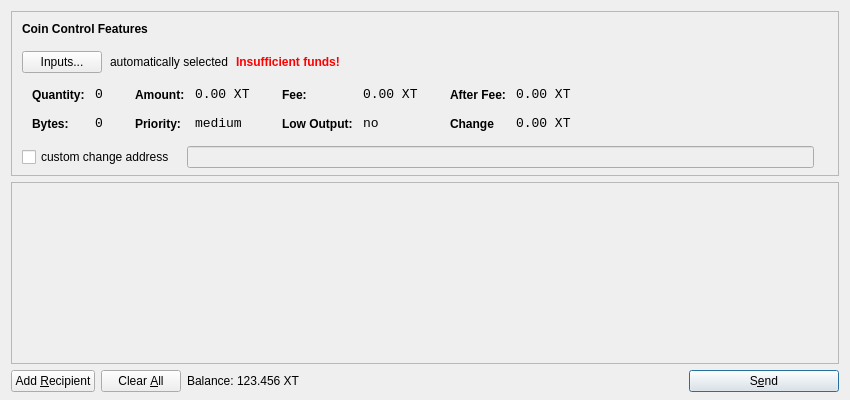
<?xml version="1.0" encoding="UTF-8"?>
<ui version="4.0">
 <class>SendCoinsDialog</class>
 <widget class="QDialog" name="SendCoinsDialog">
  <property name="geometry">
   <rect>
    <x>0</x>
    <y>0</y>
    <width>850</width>
    <height>400</height>
   </rect>
  </property>
  <property name="windowTitle">
   <string>Send Coins</string>
  </property>
  <layout class="QVBoxLayout" name="verticalLayout" stretch="0,1,0">
   <property name="bottomMargin">
    <number>8</number>
   </property>
   <item>
    <widget class="QFrame" name="frameCoinControl">
     <property name="sizePolicy">
      <sizepolicy hsizetype="Expanding" vsizetype="Expanding">
       <horstretch>0</horstretch>
       <verstretch>0</verstretch>
      </sizepolicy>
     </property>
     <property name="maximumSize">
      <size>
       <width>16777215</width>
       <height>16777215</height>
      </size>
     </property>
     <property name="frameShape">
      <enum>QFrame::StyledPanel</enum>
     </property>
     <property name="frameShadow">
      <enum>QFrame::Sunken</enum>
     </property>
     <layout class="QVBoxLayout" name="verticalLayoutCoinControl2">
      <property name="spacing">
       <number>-1</number>
      </property>
      <property name="leftMargin">
       <number>0</number>
      </property>
      <property name="topMargin">
       <number>0</number>
      </property>
      <property name="rightMargin">
       <number>0</number>
      </property>
      <property name="bottomMargin">
       <number>6</number>
      </property>
      <item>
       <layout class="QVBoxLayout" name="verticalLayoutCoinControl" stretch="0,0,0,0,1">
        <property name="spacing">
         <number>0</number>
        </property>
        <property name="leftMargin">
         <number>10</number>
        </property>
        <property name="topMargin">
         <number>10</number>
        </property>
        <item>
         <layout class="QHBoxLayout" name="horizontalLayoutCoinControl1">
          <property name="bottomMargin">
           <number>15</number>
          </property>
          <item>
           <widget class="QLabel" name="labelCoinControlFeatures">
            <property name="sizePolicy">
             <sizepolicy hsizetype="Preferred" vsizetype="Maximum">
              <horstretch>0</horstretch>
              <verstretch>0</verstretch>
             </sizepolicy>
            </property>
            <property name="font">
             <font>
              <weight>75</weight>
              <bold>true</bold>
             </font>
            </property>
            <property name="styleSheet">
             <string notr="true">font-weight:bold;</string>
            </property>
            <property name="text">
             <string>Coin Control Features</string>
            </property>
           </widget>
          </item>
         </layout>
        </item>
        <item>
         <layout class="QHBoxLayout" name="horizontalLayoutCoinControl2" stretch="0,0,0,0">
          <property name="spacing">
           <number>8</number>
          </property>
          <property name="bottomMargin">
           <number>10</number>
          </property>
          <item>
           <widget class="QPushButton" name="pushButtonCoinControl">
            <property name="styleSheet">
             <string notr="true"/>
            </property>
            <property name="text">
             <string>Inputs...</string>
            </property>
           </widget>
          </item>
          <item>
           <widget class="QLabel" name="labelCoinControlAutomaticallySelected">
            <property name="text">
             <string>automatically selected</string>
            </property>
            <property name="margin">
             <number>5</number>
            </property>
           </widget>
          </item>
          <item>
           <widget class="QLabel" name="labelCoinControlInsuffFunds">
            <property name="font">
             <font>
              <weight>75</weight>
              <bold>true</bold>
             </font>
            </property>
            <property name="styleSheet">
             <string notr="true">color:red;font-weight:bold;</string>
            </property>
            <property name="text">
             <string>Insufficient funds!</string>
            </property>
            <property name="margin">
             <number>5</number>
            </property>
           </widget>
          </item>
          <item>
           <spacer name="horizontalSpacerCoinControl">
            <property name="orientation">
             <enum>Qt::Horizontal</enum>
            </property>
            <property name="sizeHint" stdset="0">
             <size>
              <width>40</width>
              <height>1</height>
             </size>
            </property>
           </spacer>
          </item>
         </layout>
        </item>
        <item>
         <widget class="QWidget" name="widgetCoinControl" native="true">
          <property name="sizePolicy">
           <sizepolicy hsizetype="Preferred" vsizetype="Preferred">
            <horstretch>0</horstretch>
            <verstretch>0</verstretch>
           </sizepolicy>
          </property>
          <property name="minimumSize">
           <size>
            <width>0</width>
            <height>0</height>
           </size>
          </property>
          <property name="styleSheet">
           <string notr="true"/>
          </property>
          <layout class="QHBoxLayout" name="horizontalLayoutCoinControl5">
           <property name="margin">
            <number>0</number>
           </property>
           <item>
            <layout class="QHBoxLayout" name="horizontalLayoutCoinControl3" stretch="0,0,0,1">
             <property name="spacing">
              <number>20</number>
             </property>
             <property name="topMargin">
              <number>0</number>
             </property>
             <property name="bottomMargin">
              <number>10</number>
             </property>
             <item>
              <layout class="QFormLayout" name="formLayoutCoinControl1">
               <property name="horizontalSpacing">
                <number>10</number>
               </property>
               <property name="verticalSpacing">
                <number>14</number>
               </property>
               <property name="leftMargin">
                <number>10</number>
               </property>
               <property name="topMargin">
                <number>4</number>
               </property>
               <property name="rightMargin">
                <number>6</number>
               </property>
               <item row="0" column="0">
                <widget class="QLabel" name="labelCoinControlQuantityText">
                 <property name="styleSheet">
                  <string notr="true">font-weight:bold;</string>
                 </property>
                 <property name="text">
                  <string>Quantity:</string>
                 </property>
                 <property name="margin">
                  <number>0</number>
                 </property>
                </widget>
               </item>
               <item row="0" column="1">
                <widget class="QLabel" name="labelCoinControlQuantity">
                 <property name="font">
                  <font>
                   <family>Monospace</family>
                   <pointsize>10</pointsize>
                  </font>
                 </property>
                 <property name="cursor">
                  <cursorShape>IBeamCursor</cursorShape>
                 </property>
                 <property name="contextMenuPolicy">
                  <enum>Qt::ActionsContextMenu</enum>
                 </property>
                 <property name="text">
                  <string>0</string>
                 </property>
                 <property name="margin">
                  <number>0</number>
                 </property>
                 <property name="textInteractionFlags">
                  <set>Qt::LinksAccessibleByMouse|Qt::TextSelectableByKeyboard|Qt::TextSelectableByMouse</set>
                 </property>
                </widget>
               </item>
               <item row="1" column="0">
                <widget class="QLabel" name="labelCoinControlBytesText">
                 <property name="styleSheet">
                  <string notr="true">font-weight:bold;</string>
                 </property>
                 <property name="text">
                  <string>Bytes:</string>
                 </property>
                </widget>
               </item>
               <item row="1" column="1">
                <widget class="QLabel" name="labelCoinControlBytes">
                 <property name="font">
                  <font>
                   <family>Monospace</family>
                   <pointsize>10</pointsize>
                  </font>
                 </property>
                 <property name="cursor">
                  <cursorShape>IBeamCursor</cursorShape>
                 </property>
                 <property name="contextMenuPolicy">
                  <enum>Qt::ActionsContextMenu</enum>
                 </property>
                 <property name="text">
                  <string>0</string>
                 </property>
                 <property name="textInteractionFlags">
                  <set>Qt::LinksAccessibleByMouse|Qt::TextSelectableByKeyboard|Qt::TextSelectableByMouse</set>
                 </property>
                </widget>
               </item>
              </layout>
             </item>
             <item>
              <layout class="QFormLayout" name="formLayoutCoinControl2">
               <property name="horizontalSpacing">
                <number>10</number>
               </property>
               <property name="verticalSpacing">
                <number>14</number>
               </property>
               <property name="leftMargin">
                <number>6</number>
               </property>
               <property name="topMargin">
                <number>4</number>
               </property>
               <property name="rightMargin">
                <number>6</number>
               </property>
               <item row="0" column="0">
                <widget class="QLabel" name="labelCoinControlAmountText">
                 <property name="styleSheet">
                  <string notr="true">font-weight:bold;</string>
                 </property>
                 <property name="text">
                  <string>Amount:</string>
                 </property>
                 <property name="margin">
                  <number>0</number>
                 </property>
                </widget>
               </item>
               <item row="0" column="1">
                <widget class="QLabel" name="labelCoinControlAmount">
                 <property name="font">
                  <font>
                   <family>Monospace</family>
                   <pointsize>10</pointsize>
                  </font>
                 </property>
                 <property name="cursor">
                  <cursorShape>IBeamCursor</cursorShape>
                 </property>
                 <property name="contextMenuPolicy">
                  <enum>Qt::ActionsContextMenu</enum>
                 </property>
                 <property name="text">
                  <string>0.00 XT</string>
                 </property>
                 <property name="textInteractionFlags">
                  <set>Qt::LinksAccessibleByMouse|Qt::TextSelectableByKeyboard|Qt::TextSelectableByMouse</set>
                 </property>
                </widget>
               </item>
               <item row="1" column="0">
                <widget class="QLabel" name="labelCoinControlPriorityText">
                 <property name="styleSheet">
                  <string notr="true">font-weight:bold;</string>
                 </property>
                 <property name="text">
                  <string>Priority:</string>
                 </property>
                </widget>
               </item>
               <item row="1" column="1">
                <widget class="QLabel" name="labelCoinControlPriority">
                 <property name="font">
                  <font>
                   <family>Monospace</family>
                   <pointsize>10</pointsize>
                  </font>
                 </property>
                 <property name="cursor">
                  <cursorShape>IBeamCursor</cursorShape>
                 </property>
                 <property name="contextMenuPolicy">
                  <enum>Qt::ActionsContextMenu</enum>
                 </property>
                 <property name="text">
                  <string>medium</string>
                 </property>
                 <property name="textInteractionFlags">
                  <set>Qt::LinksAccessibleByMouse|Qt::TextSelectableByKeyboard|Qt::TextSelectableByMouse</set>
                 </property>
                </widget>
               </item>
              </layout>
             </item>
             <item>
              <layout class="QFormLayout" name="formLayoutCoinControl3">
               <property name="horizontalSpacing">
                <number>10</number>
               </property>
               <property name="verticalSpacing">
                <number>14</number>
               </property>
               <property name="leftMargin">
                <number>6</number>
               </property>
               <property name="topMargin">
                <number>4</number>
               </property>
               <property name="rightMargin">
                <number>6</number>
               </property>
               <item row="0" column="0">
                <widget class="QLabel" name="labelCoinControlFeeText">
                 <property name="styleSheet">
                  <string notr="true">font-weight:bold;</string>
                 </property>
                 <property name="text">
                  <string>Fee:</string>
                 </property>
                 <property name="margin">
                  <number>0</number>
                 </property>
                </widget>
               </item>
               <item row="0" column="1">
                <widget class="QLabel" name="labelCoinControlFee">
                 <property name="font">
                  <font>
                   <family>Monospace</family>
                   <pointsize>10</pointsize>
                  </font>
                 </property>
                 <property name="cursor">
                  <cursorShape>IBeamCursor</cursorShape>
                 </property>
                 <property name="contextMenuPolicy">
                  <enum>Qt::ActionsContextMenu</enum>
                 </property>
                 <property name="text">
                  <string>0.00 XT</string>
                 </property>
                 <property name="textInteractionFlags">
                  <set>Qt::LinksAccessibleByMouse|Qt::TextSelectableByKeyboard|Qt::TextSelectableByMouse</set>
                 </property>
                </widget>
               </item>
               <item row="1" column="0">
                <widget class="QLabel" name="labelCoinControlLowOutputText">
                 <property name="styleSheet">
                  <string notr="true">font-weight:bold;</string>
                 </property>
                 <property name="text">
                  <string>Low Output:</string>
                 </property>
                </widget>
               </item>
               <item row="1" column="1">
                <widget class="QLabel" name="labelCoinControlLowOutput">
                 <property name="font">
                  <font>
                   <family>Monospace</family>
                   <pointsize>10</pointsize>
                  </font>
                 </property>
                 <property name="cursor">
                  <cursorShape>IBeamCursor</cursorShape>
                 </property>
                 <property name="contextMenuPolicy">
                  <enum>Qt::ActionsContextMenu</enum>
                 </property>
                 <property name="text">
                  <string>no</string>
                 </property>
                 <property name="textInteractionFlags">
                  <set>Qt::LinksAccessibleByMouse|Qt::TextSelectableByKeyboard|Qt::TextSelectableByMouse</set>
                 </property>
                </widget>
               </item>
              </layout>
             </item>
             <item>
              <layout class="QFormLayout" name="formLayoutCoinControl4">
               <property name="horizontalSpacing">
                <number>10</number>
               </property>
               <property name="verticalSpacing">
                <number>14</number>
               </property>
               <property name="leftMargin">
                <number>6</number>
               </property>
               <property name="topMargin">
                <number>4</number>
               </property>
               <property name="rightMargin">
                <number>6</number>
               </property>
               <item row="0" column="0">
                <widget class="QLabel" name="labelCoinControlAfterFeeText">
                 <property name="styleSheet">
                  <string notr="true">font-weight:bold;</string>
                 </property>
                 <property name="text">
                  <string>After Fee:</string>
                 </property>
                 <property name="margin">
                  <number>0</number>
                 </property>
                </widget>
               </item>
               <item row="0" column="1">
                <widget class="QLabel" name="labelCoinControlAfterFee">
                 <property name="font">
                  <font>
                   <family>Monospace</family>
                   <pointsize>10</pointsize>
                  </font>
                 </property>
                 <property name="cursor">
                  <cursorShape>IBeamCursor</cursorShape>
                 </property>
                 <property name="contextMenuPolicy">
                  <enum>Qt::ActionsContextMenu</enum>
                 </property>
                 <property name="text">
                  <string>0.00 XT</string>
                 </property>
                 <property name="textInteractionFlags">
                  <set>Qt::LinksAccessibleByMouse|Qt::TextSelectableByKeyboard|Qt::TextSelectableByMouse</set>
                 </property>
                </widget>
               </item>
               <item row="1" column="0">
                <widget class="QLabel" name="labelCoinControlChangeText">
                 <property name="styleSheet">
                  <string notr="true">font-weight:bold;</string>
                 </property>
                 <property name="text">
                  <string>Change</string>
                 </property>
                </widget>
               </item>
               <item row="1" column="1">
                <widget class="QLabel" name="labelCoinControlChange">
                 <property name="font">
                  <font>
                   <family>Monospace</family>
                   <pointsize>10</pointsize>
                  </font>
                 </property>
                 <property name="cursor">
                  <cursorShape>IBeamCursor</cursorShape>
                 </property>
                 <property name="contextMenuPolicy">
                  <enum>Qt::ActionsContextMenu</enum>
                 </property>
                 <property name="text">
                  <string>0.00 XT</string>
                 </property>
                 <property name="textInteractionFlags">
                  <set>Qt::LinksAccessibleByMouse|Qt::TextSelectableByKeyboard|Qt::TextSelectableByMouse</set>
                 </property>
                </widget>
               </item>
              </layout>
             </item>
            </layout>
           </item>
          </layout>
         </widget>
        </item>
        <item>
         <layout class="QHBoxLayout" name="horizontalLayoutCoinControl4" stretch="0,0,0">
          <property name="spacing">
           <number>12</number>
          </property>
          <property name="sizeConstraint">
           <enum>QLayout::SetDefaultConstraint</enum>
          </property>
          <property name="topMargin">
           <number>5</number>
          </property>
          <property name="rightMargin">
           <number>5</number>
          </property>
          <item>
           <widget class="QCheckBox" name="checkBoxCoinControlChange">
            <property name="text">
             <string>custom change address</string>
            </property>
           </widget>
          </item>
          <item>
           <widget class="QLineEdit" name="lineEditCoinControlChange">
            <property name="enabled">
             <bool>false</bool>
            </property>
            <property name="sizePolicy">
             <sizepolicy hsizetype="Expanding" vsizetype="Fixed">
              <horstretch>0</horstretch>
              <verstretch>0</verstretch>
             </sizepolicy>
            </property>
           </widget>
          </item>
          <item>
           <widget class="QLabel" name="labelCoinControlChangeLabel">
            <property name="sizePolicy">
             <sizepolicy hsizetype="Preferred" vsizetype="Expanding">
              <horstretch>0</horstretch>
              <verstretch>0</verstretch>
             </sizepolicy>
            </property>
            <property name="minimumSize">
             <size>
              <width>0</width>
              <height>0</height>
             </size>
            </property>
            <property name="text">
             <string/>
            </property>
            <property name="margin">
             <number>3</number>
            </property>
           </widget>
          </item>
         </layout>
        </item>
        <item>
         <spacer name="verticalSpacerCoinControl">
          <property name="orientation">
           <enum>Qt::Vertical</enum>
          </property>
          <property name="sizeHint" stdset="0">
           <size>
            <width>800</width>
            <height>1</height>
           </size>
          </property>
         </spacer>
        </item>
       </layout>
      </item>
     </layout>
    </widget>
   </item>
   <item>
    <widget class="QScrollArea" name="scrollArea">
     <property name="widgetResizable">
      <bool>true</bool>
     </property>
     <widget class="QWidget" name="scrollAreaWidgetContents">
      <property name="geometry">
       <rect>
        <x>0</x>
        <y>0</y>
        <width>830</width>
        <height>165</height>
       </rect>
      </property>
      <layout class="QVBoxLayout" name="verticalLayout_2">
       <property name="margin">
        <number>0</number>
       </property>
       <item>
        <layout class="QVBoxLayout" name="entries">
         <property name="spacing">
          <number>6</number>
         </property>
        </layout>
       </item>
       <item>
        <spacer name="verticalSpacer">
         <property name="orientation">
          <enum>Qt::Vertical</enum>
         </property>
         <property name="sizeHint" stdset="0">
          <size>
           <width>20</width>
           <height>40</height>
          </size>
         </property>
        </spacer>
       </item>
      </layout>
     </widget>
    </widget>
   </item>
   <item>
    <layout class="QHBoxLayout" name="horizontalLayout">
     <item>
      <widget class="QPushButton" name="addButton">
       <property name="toolTip">
        <string>Send to multiple recipients at once</string>
       </property>
       <property name="text">
        <string>Add &amp;Recipient</string>
       </property>
       <property name="icon">
        <iconset resource="../bitcoin.qrc">
         <normaloff>:/icons/add</normaloff>:/icons/add</iconset>
       </property>
       <property name="autoDefault">
        <bool>false</bool>
       </property>
      </widget>
     </item>
     <item>
      <widget class="QPushButton" name="clearButton">
       <property name="sizePolicy">
        <sizepolicy hsizetype="Minimum" vsizetype="Fixed">
         <horstretch>0</horstretch>
         <verstretch>0</verstretch>
        </sizepolicy>
       </property>
       <property name="toolTip">
        <string>Remove all transaction fields</string>
       </property>
       <property name="text">
        <string>Clear &amp;All</string>
       </property>
       <property name="icon">
        <iconset resource="../bitcoin.qrc">
         <normaloff>:/icons/remove</normaloff>:/icons/remove</iconset>
       </property>
       <property name="autoRepeatDelay">
        <number>300</number>
       </property>
       <property name="autoDefault">
        <bool>false</bool>
       </property>
      </widget>
     </item>
     <item>
      <layout class="QHBoxLayout" name="horizontalLayout_2">
       <property name="spacing">
        <number>3</number>
       </property>
       <item>
        <widget class="QLabel" name="label">
         <property name="sizePolicy">
          <sizepolicy hsizetype="Preferred" vsizetype="Fixed">
           <horstretch>0</horstretch>
           <verstretch>0</verstretch>
          </sizepolicy>
         </property>
         <property name="text">
          <string>Balance:</string>
         </property>
        </widget>
       </item>
       <item>
        <widget class="QLabel" name="labelBalance">
         <property name="sizePolicy">
          <sizepolicy hsizetype="Preferred" vsizetype="Fixed">
           <horstretch>0</horstretch>
           <verstretch>0</verstretch>
          </sizepolicy>
         </property>
         <property name="cursor">
          <cursorShape>IBeamCursor</cursorShape>
         </property>
         <property name="text">
          <string>123.456 XT</string>
         </property>
         <property name="textInteractionFlags">
          <set>Qt::LinksAccessibleByMouse|Qt::TextSelectableByKeyboard|Qt::TextSelectableByMouse</set>
         </property>
        </widget>
       </item>
      </layout>
     </item>
     <item>
      <spacer name="horizontalSpacer">
       <property name="orientation">
        <enum>Qt::Horizontal</enum>
       </property>
       <property name="sizeHint" stdset="0">
        <size>
         <width>40</width>
         <height>20</height>
        </size>
       </property>
      </spacer>
     </item>
     <item>
      <widget class="QPushButton" name="sendButton">
       <property name="minimumSize">
        <size>
         <width>150</width>
         <height>0</height>
        </size>
       </property>
       <property name="toolTip">
        <string>Confirm the send action</string>
       </property>
       <property name="text">
        <string>S&amp;end</string>
       </property>
       <property name="icon">
        <iconset resource="../bitcoin.qrc">
         <normaloff>:/icons/send</normaloff>:/icons/send</iconset>
       </property>
       <property name="default">
        <bool>true</bool>
       </property>
      </widget>
     </item>
    </layout>
   </item>
  </layout>
 </widget>
 <resources>
  <include location="../bitcoin.qrc"/>
 </resources>
 <connections/>
</ui>
